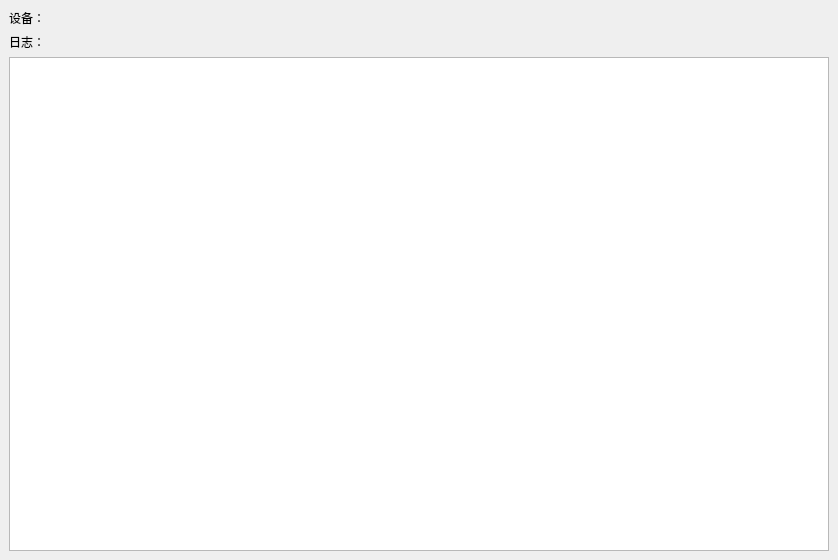
<?xml version="1.0" encoding="UTF-8"?>
<ui version="4.0">
 <class>MainWindow</class>
 <widget class="QMainWindow" name="MainWindow">
  <property name="geometry">
   <rect>
    <x>0</x>
    <y>0</y>
    <width>838</width>
    <height>560</height>
   </rect>
  </property>
  <property name="windowTitle">
   <string>MainWindow</string>
  </property>
  <widget class="QWidget" name="centralwidget">
   <layout class="QVBoxLayout" name="verticalLayout_2">
    <item>
     <layout class="QVBoxLayout" name="verticalLayout">
      <item>
       <widget class="QLabel" name="dev_label">
        <property name="text">
         <string>设备：</string>
        </property>
       </widget>
      </item>
     </layout>
    </item>
    <item>
     <layout class="QVBoxLayout" name="verticalLayout_3">
      <item>
       <widget class="QLabel" name="dialog_label">
        <property name="text">
         <string>日志：</string>
        </property>
       </widget>
      </item>
      <item>
       <widget class="QTextBrowser" name="dialog">
        <property name="textInteractionFlags">
         <set>Qt::NoTextInteraction</set>
        </property>
        <property name="openLinks">
         <bool>false</bool>
        </property>
       </widget>
      </item>
     </layout>
    </item>
   </layout>
  </widget>
 </widget>
 <resources/>
 <connections/>
</ui>
